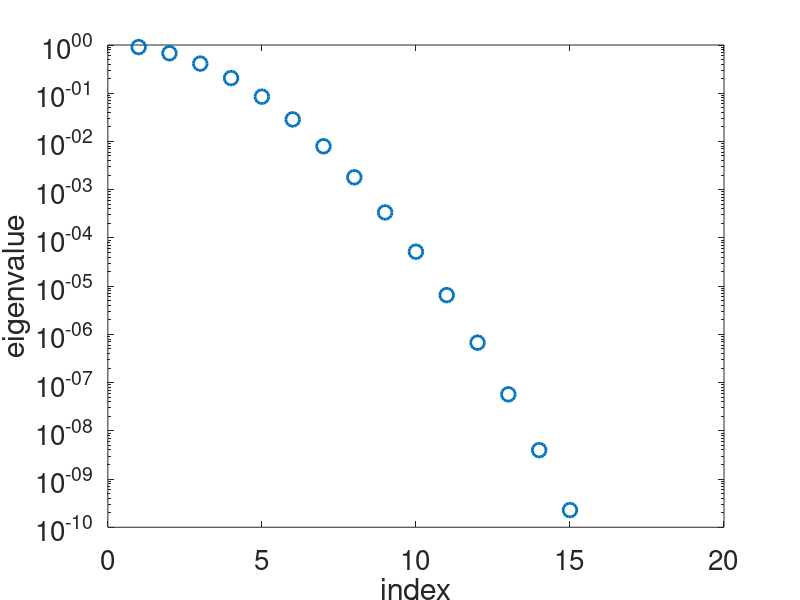

The MATLAB source for this figure:
% Script file to plot singular values of inverse heat problem, for intial conditions
% (these are actually eigenvlues as input/output spaces are the same)
% cf notes 22 Sept 2016 (in Bath)

% Constants from geoff's example, cf. IP notes sec. 7.6

D=0.5;
L=10;
T=2;

alpha = exp(-D*T*(pi/L)^2);

l = 1:15;
semilogy(l,alpha.^(l.^2),'o','MarkerSize',10,'LineWidth',2)

set(gca,'FontSize',20)
xlabel('index'), ylabel('eigenvalue')
%print -dpng HIPevals
